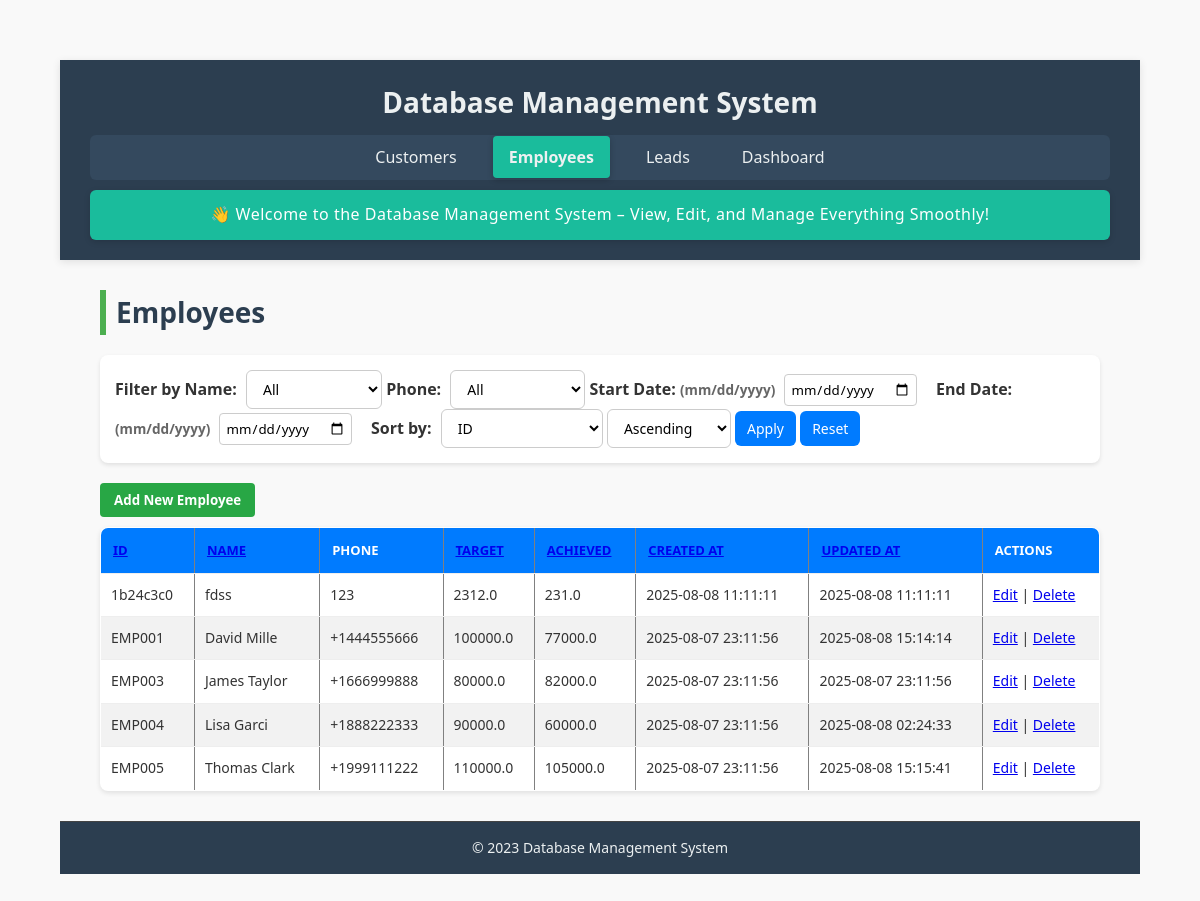
Page /employees on the earlier database version.
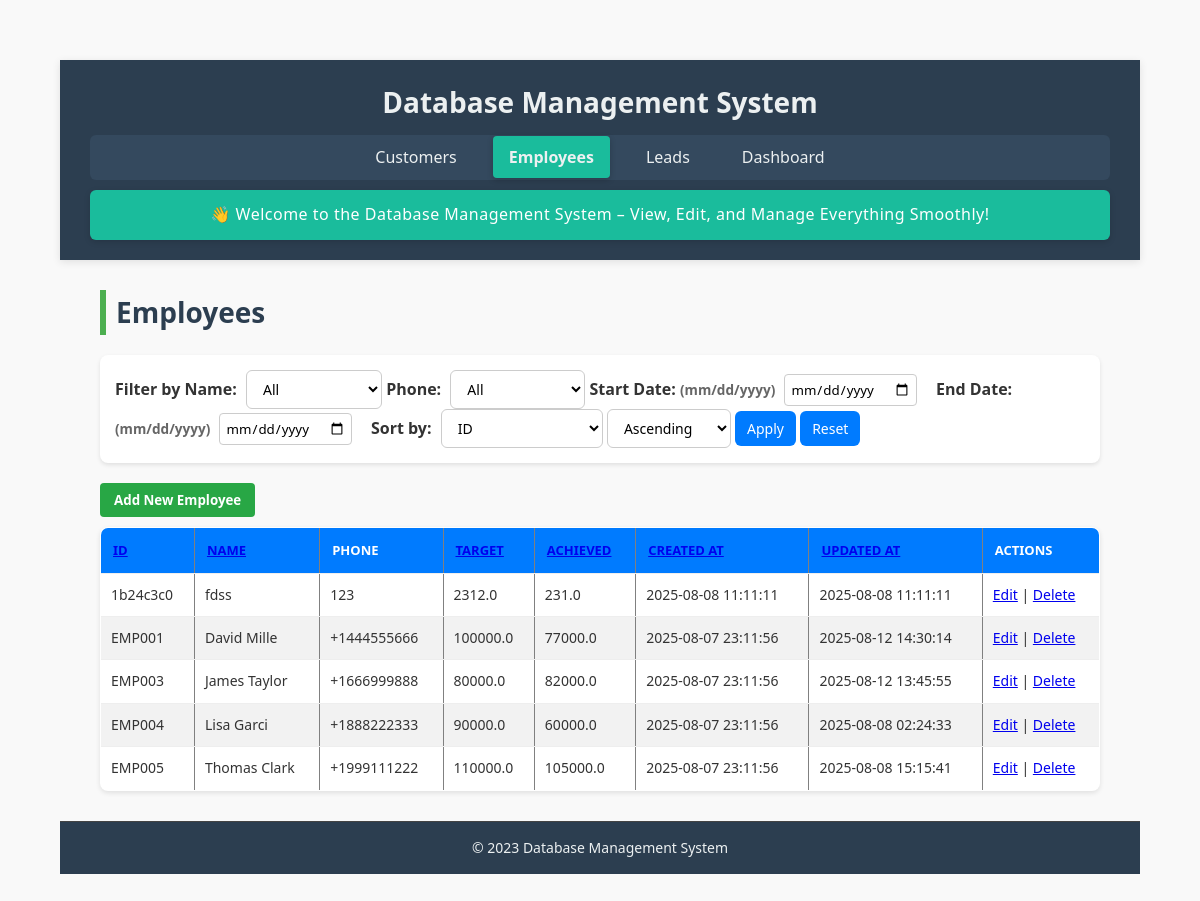
Same page on the later database version.
### tables this page shows
CREATE TABLE employees (
    empId TEXT PRIMARY KEY,
    empName TEXT NOT NULL,
    phoneNo TEXT,
    targetAmount REAL NOT NULL CHECK (targetAmount >= 0),
    achievedAmount REAL NOT NULL CHECK (achievedAmount >= 0),
    createdAt TEXT DEFAULT CURRENT_TIMESTAMP,
    updatedAt TEXT DEFAULT CURRENT_TIMESTAMP
);

### app.py (the view)
@app.route('/employees')
def employees():
    filters = {
        'empName': request.args.get('empName', ''),
        'phoneNo': request.args.get('phoneNo', ''),
        'start_date': request.args.get('start_date', ''),
        'end_date': request.args.get('end_date', '')
    }
    sort_by = request.args.get('sort_by', 'empId')
    sort_order = request.args.get('sort_order', 'asc')
    query = "SELECT * FROM employees WHERE 1=1"
    params = []
    for col in ['empName', 'phoneNo']:
        val = filters[col]
        if val:
            query += f" AND {col} = ?"
            params.append(val)
    if filters['start_date']:
        query += " AND DATE(createdAt) >= ?"
        params.append(filters['start_date'])
    if filters['end_date']:
        query += " AND DATE(createdAt) <= ?"
        params.append(filters['end_date'])
    query += f" ORDER BY {sort_by} {sort_order.upper()}"
    with closing(get_db_connection()) as conn:
        with closing(conn.cursor()) as cursor:
            cursor.execute(query, params)
            employees = cursor.fetchall()
            column_values = {
                'empName': [row['empName'] for row in conn.execute("SELECT DISTINCT empName FROM employees")],
                'phoneNo': [row['phoneNo'] for row in conn.execute("SELECT DISTINCT phoneNo FROM employees")]
            }
    return render_template('employees.html',
                         employees=employees,
                         filters=filters,
                         sort_by=sort_by,
                         sort_order=sort_order,
                         column_values=column_values)

### app.py (called while the page is built)
def get_db_connection():
    conn = sqlite3.connect(DATABASE, timeout=10)
    conn.row_factory = sqlite3.Row
    conn.execute("PRAGMA journal_mode=WAL")
    return conn

### templates/employees.html (shortened to what the changed rows need)
{% extends "base.html" %}
{% block content %}
<h2>Employees</h2>
<table border="1">
    <thead>
        <tr>
            <th>
                <a
                    href="{{ url_for('employees') }}?empName={{ filters.empName }}&phoneNo={{ filters.phoneNo }}&start_date={{ filters.start_date }}&end_date={{ filters.end_date }}&sort_by=empId&sort_order={{ 'asc' if sort_order == 'desc' else 'desc' }}">ID</a>
            </th>
            <th>
                <a
                    href="{{ url_for('employees') }}?empName={{ filters.empName }}&phoneNo={{ filters.phoneNo }}&start_date={{ filters.start_date }}&end_date={{ filters.end_date }}&sort_by=empName&sort_order={{ 'asc' if sort_order == 'desc' else 'desc' }}">Name</a>
            </th>
            <th>Phone</th>
            <th>
                <a
                    href="{{ url_for('employees') }}?empName={{ filters.empName }}&phoneNo={{ filters.phoneNo }}&start_date={{ filters.start_date }}&end_date={{ filters.end_date }}&sort_by=targetAmount&sort_order={{ 'asc' if sort_order == 'desc' else 'desc' }}">Target</a>
            </th>
            <th>
                <a
                    href="{{ url_for('employees') }}?empName={{ filters.empName }}&phoneNo={{ filters.phoneNo }}&start_date={{ filters.start_date }}&end_date={{ filters.end_date }}&sort_by=achievedAmount&sort_order={{ 'asc' if sort_order == 'desc' else 'desc' }}">Achieved</a>
            </th>
            <th>
                <a
                    href="{{ url_for('employees') }}?empName={{ filters.empName }}&phoneNo={{ filters.phoneNo }}&start_date={{ filters.start_date }}&end_date={{ filters.end_date }}&sort_by=createdAt&sort_order={{ 'asc' if sort_order == 'desc' else 'desc' }}">Created
                    At</a>
            </th>
            <th>
                <a
                    href="{{ url_for('employees') }}?empName={{ filters.empName }}&phoneNo={{ filters.phoneNo }}&start_date={{ filters.start_date }}&end_date={{ filters.end_date }}&sort_by=updatedAt&sort_order={{ 'asc' if sort_order == 'desc' else 'desc' }}">Updated
                    At</a>
            </th>
            <th>Actions</th>
        </tr>
    </thead>
    <tbody>
        {% for employee in employees %}
        <tr>
            <td>{{ employee.empId }}</td>
            <td>{{ employee.empName }}</td>
            <td>{{ employee.phoneNo or '' }}</td>
            <td>{{ employee.targetAmount }}</td>
            <td>{{ employee.achievedAmount }}</td>
            <td>{{ employee.createdAt }}</td>
            <td>{{ employee.updatedAt }}</td>
            <td>
                <a href="{{ url_for('edit_employee', emp_id=employee.empId) }}">Edit</a> |
                <a href="{{ url_for('delete_employee', emp_id=employee.empId) }}"
                    onclick="return confirm('Delete this employee?')">Delete</a>
            </td>
        </tr>
        {% endfor %}
    </tbody>
</table>
{% endblock %}

Differences in the rows shown:
changed employees "EMP001": updatedAt "2025-08-08 15:14:14" → "2025-08-12 14:30:14"
changed employees "EMP003": updatedAt "2025-08-07 23:11:56" → "2025-08-12 13:45:55"
